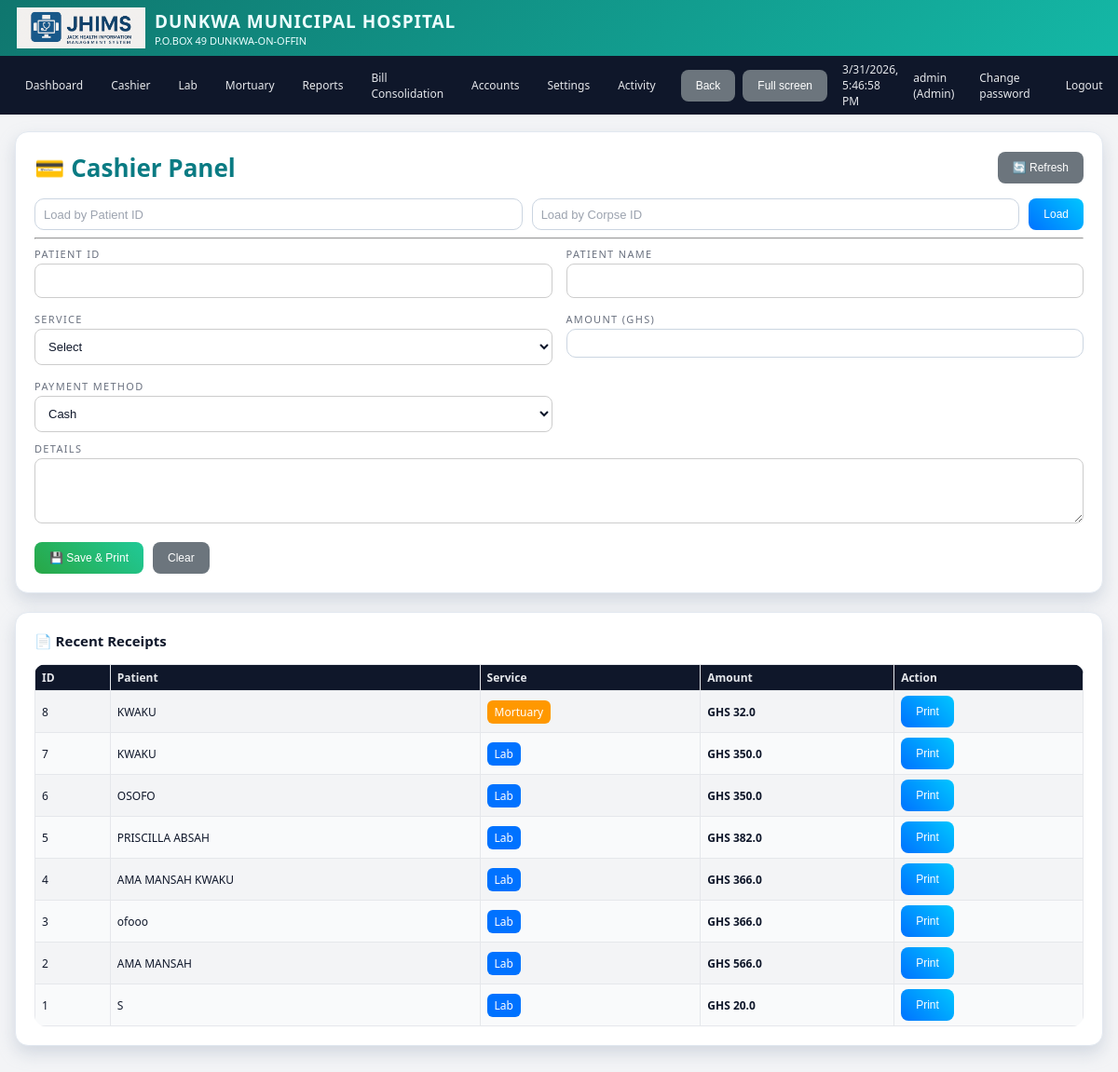
Screenshot of /cashier (signed in) with the database file from the repository.
### tables this page shows
CREATE TABLE patient_records(id INTEGER PRIMARY KEY AUTOINCREMENT,date TEXT,receipt_number TEXT,patient_id TEXT,patient_name TEXT,service_received TEXT,amount_paid REAL,amount_in_words TEXT,cashier_name TEXT,payment_method TEXT,details TEXT);

### app.py (the view, shortened to what this page needs)
@app.route("/cashier", methods=["GET", "POST"])
@login_required(role="Cashier")
def cashier():
    conn = get_db()
    c = conn.cursor()
    prefill = None
    load_pid = request.args.get("load_pid", "").strip()
    corpse_id = request.args.get("corpse_id", "").strip()
    q = request.args.get("q", "").strip()
    if q:
        c.execute(
            "SELECT * FROM patient_records "
            "WHERE patient_name LIKE ? OR receipt_number LIKE ? OR patient_id LIKE ? "
            "ORDER BY id DESC LIMIT 100",
            (f"%{q}%", f"%{q}%", f"%{q}%"),
        )
    else:
        c.execute("SELECT * FROM patient_records ORDER BY id DESC LIMIT 50")
    rows = c.fetchall()
    conn.close()
    return render_template("cashier.html", rows=rows, q=q, prefill=prefill)

### app.py (called while the page is built)
def get_db():
    conn = sqlite3.connect(DB_PATH)
    conn.row_factory = sqlite3.Row
    return conn

def login_required(role=None):
    def deco(f):
        @wraps(f)
        def wrapper(*args, **kwargs):
            if "user" not in session:
                return redirect(url_for("login"))
            if role and session.get("role") not in (role, "Admin"):
                flash("Access denied for your role.", "danger")
                return redirect(url_for("dashboard"))
            return f(*args, **kwargs)
        return wrapper
    return deco

@app.before_request
def startup():
    init_db()

@app.context_processor
def inject_globals():
    conn = get_db()
    c = conn.cursor()
    c.execute("SELECT name, insured_price, non_insured_price FROM lab_test_prices ORDER BY name")
    tests = c.fetchall()
    c.execute("SELECT name FROM services ORDER BY name")
    services = [r["name"] for r in c.fetchall()]
    conn.close()
    return dict(
        APP_NAME=APP_NAME,
        HOSPITAL_NAME=HOSPITAL_NAME,
        HOSPITAL_ADDRESS=HOSPITAL_ADDRESS,
        HOSPITAL_PHONE=HOSPITAL_PHONE,
        POWERED_BY=POWERED_BY,
        LAB_TESTS=tests,
        SERVICES=services,
        now=datetime.now,
    )

### templates/cashier.html (shortened to what this page needs)
{% extends "base.html" %}
{% block content %}
<div class="card" style="padding:20px;">
<div style="display:flex;justify-content:space-between;align-items:center;">
    <div class="header">💳 Cashier Panel</div>
    <button class="btn btn-secondary" onclick="location.reload()">🔄 Refresh</button>
</div>
<form method="get" style="margin-top:15px;">
    <div style="display:flex;gap:10px;">
        <input type="text" name="load_pid" placeholder="Load by Patient ID">
        <input type="text" name="corpse_id" placeholder="Load by Corpse ID">
        <button class="btn btn-primary">Load</button>
    </div>
</form>
<hr>
<form method="post">
<div style="display:grid;grid-template-columns:repeat(2,1fr);gap:15px;">
<div>
<label>Patient ID</label>
<input name="patient_id" value="{{ prefill['patient_id'] if prefill else '' }}">
</div>
<div>
<label>Patient Name</label>
<input name="patient_name" value="{{ prefill['patient_name'] if prefill else '' }}">
</div>
<div>
<label>Service</label>
<select name="service_received">
<option value="">Select</option>
</select>
</div>
<div>
<label>Amount (GHS)</label>
<input type="number" name="amount_paid" value="{{ prefill['amount_paid'] if prefill else '' }}">
</div>
<div>
<label>Payment Method</label>
<select name="payment_method">
<option>Cash</option>
</select>
</div>
</div>
<div style="margin-top:10px;">
<label>Details</label>
<textarea name="details">{{ prefill['details'] if prefill else '' }}</textarea>
</div>
<div style="margin-top:15px;display:flex;gap:10px;">
<button class="btn btn-success">💾 Save & Print</button>
<button class="btn btn-secondary" type="reset">Clear</button>
</div>
</form>
</div>
<div class="card" style="padding:20px;margin-top:20px;">
<h3>📄 Recent Receipts</h3>
<table style="width:100%;margin-top:10px;">
<tr style="background:#f1f1f1;">
<th>ID</th>
<th>Patient</th>
<th>Service</th>
<th>Amount</th>
<th>Action</th>
</tr>
{% for r in rows %}
<tr>
<td>{{ r.id }}</td>
<td>{{ r.patient_name }}</td>
<td>
{% if r.service_received == "Mortuary" %}
<span class="badge-mortuary">Mortuary</span>
{% else %}
<span class="badge-lab">Lab</span>
{% endif %}
</td>
<td><strong>GHS {{ r.amount_paid }}</strong></td>
<td>
<a href="{{ url_for('receipt_view', rec_id=r.id) }}" target="_blank">
<button class="btn btn-primary">Print</button>
</a>
</td>
</tr>
{% endfor %}
</table>
</div>
{% endblock %}

### templates/base.html (style rules this page uses)
:root { --accent:#0f766e; --accent-strong:#0d9488; --accent-soft:#a7f3d0; --danger:#b91c1c; --border-soft:#e2e8f0; --bg-light:#f3f4f6; --bg-card:#ffffff; --text-main:#0f172a; --text-muted:#6b7280; }
* { box-sizing:border-box; }
body { margin:0; font-family:system-ui,-apple-system,BlinkMacSystemFont,"Segoe UI",sans-serif; }
body.theme-light { background:var(--bg-light); color:var(--text-main); }
body.theme-light .card { background:var(--bg-card); border-radius:14px; border:1px solid var(--border-soft); box-shadow:0 8px 18px rgba(148,163,184,.35); }
body.theme-light table { background:#f9fafb; }
body.theme-light th { background:#0f172a; color:#e5e7eb; }
body.theme-light tr:nth-child(even) td { background:#f3f4f6; }
.card h3 { margin-top:0; font-size:15px; }
input[type=text], input[type=password], input[type=number], input[type=date], select, textarea { width:100%; padding:7px 9px; border-radius:10px; border:1px solid #cbd5e1; font-size:13px; background:#ffffff; color:#0f172a; outline:none; transition:.15s border-color,.15s box-shadow,.15s background; }
textarea { min-height:70px;resize:vertical; }
input::placeholder,textarea::placeholder { color:#9ca3af; }
label { display:block; font-size:11px; margin-bottom:3px; color:#6b7280; text-transform:uppercase; letter-spacing:.12em; }
.btn { display:inline-flex; align-items:center; justify-content:center; gap:5px; padding:7px 13px; border-radius:999px; border:none; font-size:12px; font-weight:500; cursor:pointer; white-space:nowrap; transition:.16s transform,.16s box-shadow,.16s background; }
.btn-primary { background:linear-gradient(135deg,#0f766e,#14b8a6); color:#ecfeff; }
.btn-secondary { background:#e5e7eb; color:#111827; border:1px solid #cbd5e1; }
table { width:100%; border-collapse:collapse; font-size:12px; border-radius:12px; overflow:hidden; }
th,td { border:1px solid #e5e7eb; padding:5px 7px; text-align:left; }

### templates/cashier.html (style rules this page uses)
body { background: linear-gradient(135deg,#e3f2fd,#fce4ec); font-family: "Segoe UI"; }
.card { border-radius: 18px; box-shadow: 0 10px 30px rgba(0,0,0,0.1); animation: fadeIn 0.6s ease; }
.header { font-size: 26px; font-weight: bold; color: #0a7b83; }
input, select, textarea { width: 100%; padding: 10px; border-radius: 8px; border: 1px solid #ccc; transition: 0.3s; }
.btn { padding: 10px 16px; border-radius: 8px; border: none; cursor: pointer; transition: 0.3s; }
.btn-primary { background: linear-gradient(45deg,#0072ff,#00c6ff); color: white; }
.btn-success { background: linear-gradient(45deg,#28a745,#20c997); color: white; }
.btn-secondary { background: #6c757d; color: white; }
.badge-mortuary { background:#ff9800; color:white; padding:4px 8px; border-radius:6px; }
.badge-lab { background:#0072ff; color:white; padding:4px 8px; border-radius:6px; }

### rows the page displays
patient_records: id "8", patient_name "KWAKU", service_received "Mortuary", amount_paid "32.0"
patient_records: id "7", patient_name "KWAKU", service_received "Lab", amount_paid "350.0"
patient_records: id "6", patient_name "OSOFO", service_received "Lab", amount_paid "350.0"
patient_records: id "5", patient_name "PRISCILLA ABSAH", service_received "Lab", amount_paid "382.0"
patient_records: id "4", patient_name "AMA MANSAH KWAKU", service_received "Lab", amount_paid "366.0"
patient_records: id "3", patient_name "ofooo", service_received "Lab", amount_paid "366.0"
patient_records: id "2", patient_name "AMA MANSAH", service_received "Lab", amount_paid "566.0"
patient_records: id "1", patient_name "S", service_received "Lab", amount_paid "20.0"

### other values shown
{{ HOSPITAL_NAME }} "DUNKWA MUNICIPAL HOSPITAL"
{{ HOSPITAL_ADDRESS }} "P.O.BOX 49 DUNKWA-ON-OFFIN"
{{ session.get('user') }} "admin"
{{ session.get('role') }} "Admin"
